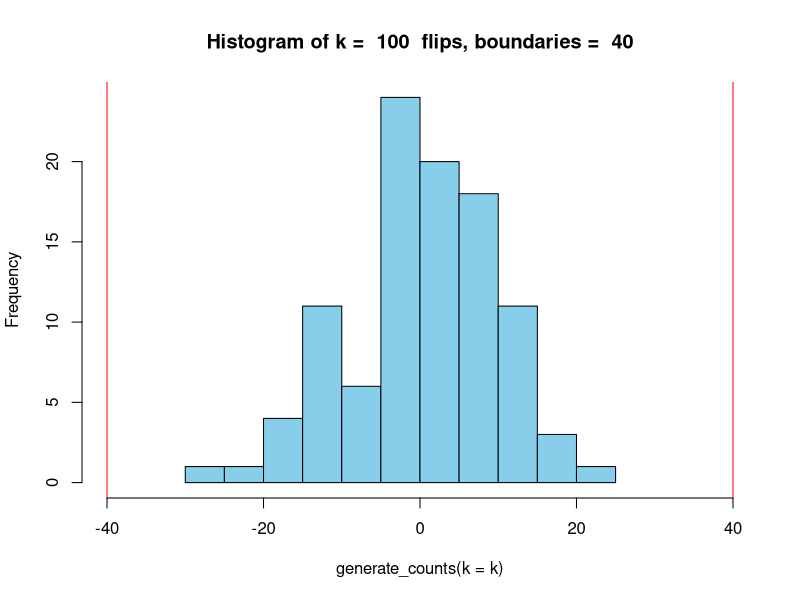
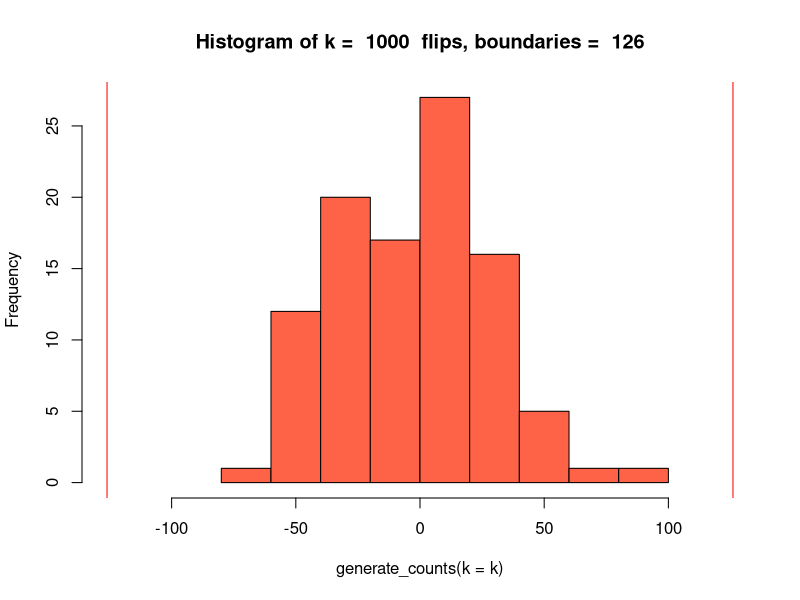
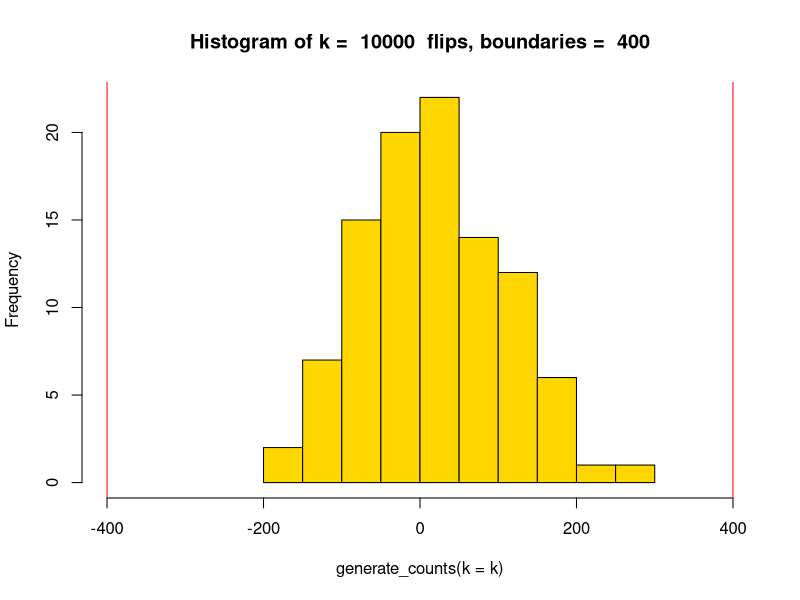
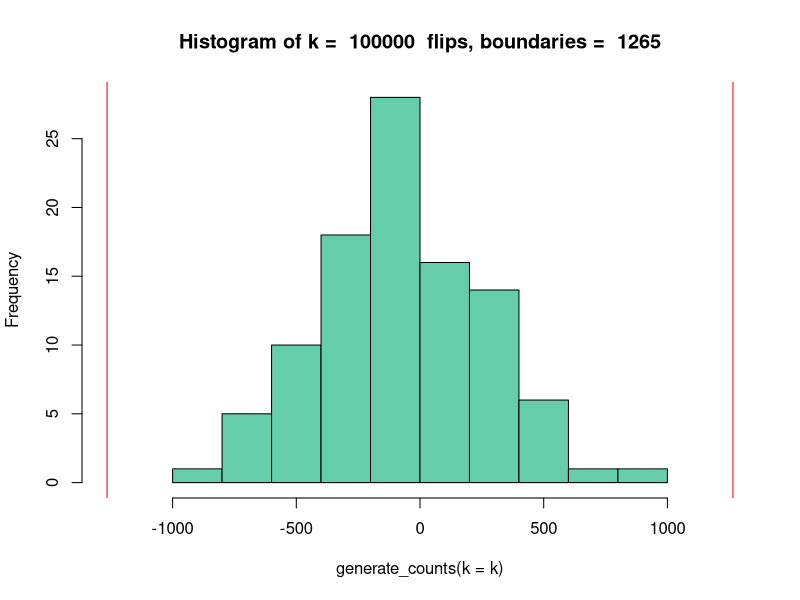
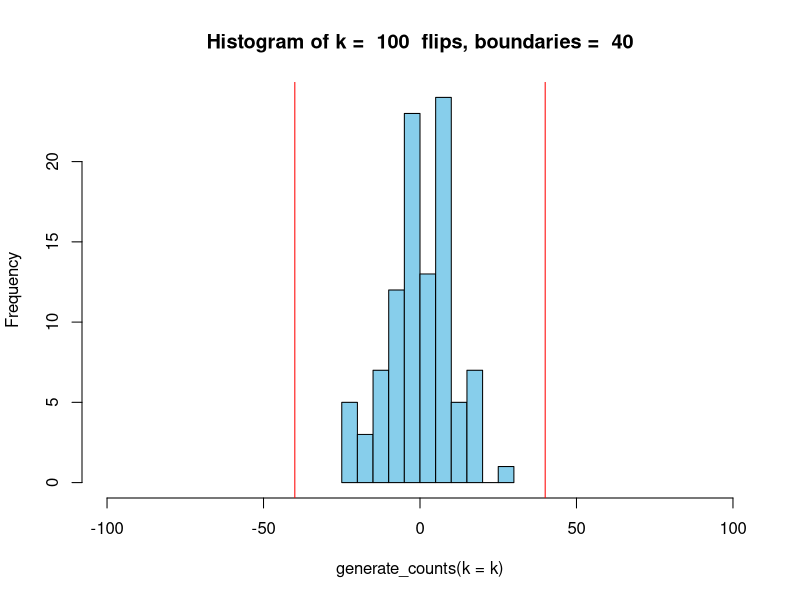
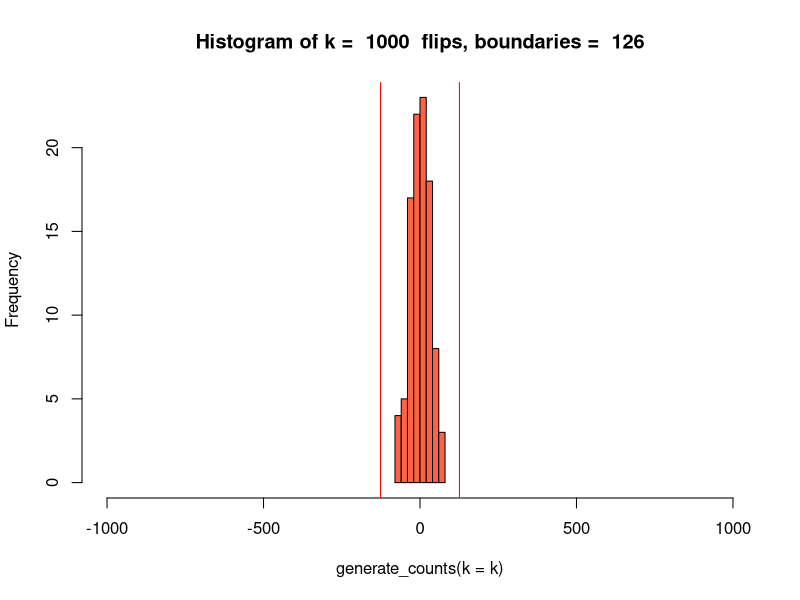
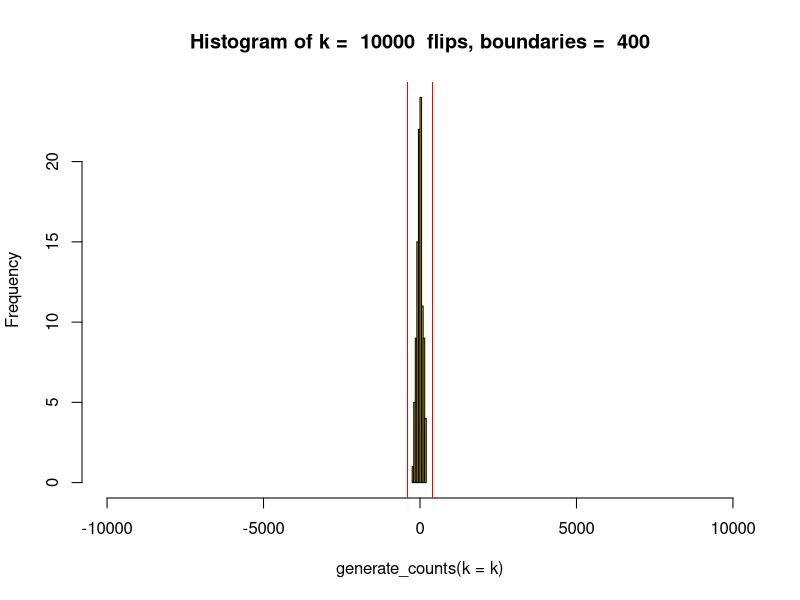
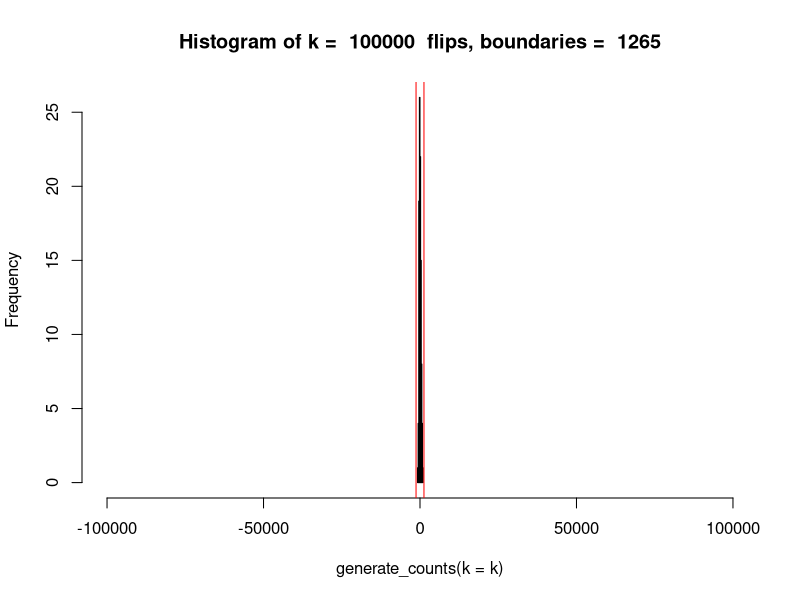

The R source for these figures, in order:
## ---- chunk 1
options(scipen=999)
## ---- chunk 2
generate_counts <- function(k = 100, n=100) {
  X = matrix(2*(runif(k*n)>0.5)-1, k, n)
  S = colSums(X)
  return(S)
}
## ---- chunk 3
k = 100
lbound = round(-4*k^0.5)
ubound = round(4*k^0.5)
hist(generate_counts(k = k), xlim = range(lbound, ubound), col = "skyblue", main = paste("Histogram of k = " , k, " flips, boundaries = ", ubound))
abline(v=lbound, col="red")
abline(v=ubound, col="red")

k = 1000
lbound = round(-4*k^0.5)
ubound = round(4*k^0.5)
hist(generate_counts(k = k), xlim = range(lbound, ubound), col = "tomato", main = paste("Histogram of k = " , k, " flips, boundaries = ", ubound))
abline(v=lbound, col="red")
abline(v=ubound, col="red")

k = 10000
lbound = round(-4*k^0.5)
ubound = round(4*k^0.5)
hist(generate_counts(k = k), xlim = range(lbound, ubound), col = "gold", main = paste("Histogram of k = " , k, " flips, boundaries = ", ubound))
abline(v=lbound, col="red")
abline(v=ubound, col="red")

k = 100000
lbound = round(-4*k^0.5)
ubound = round(4*k^0.5)
hist(generate_counts(k = k), xlim = range(lbound, ubound), col = "mediumaquamarine", main = paste("Histogram of k = " , k, " flips, boundaries = ", ubound))
abline(v=lbound, col="red")
abline(v=ubound, col="red")
## ---- chunk 4
generate_counts <- function(k = 1000, n=100) {
  X = matrix(2*(runif(k*n)>0.5)-1, k, n)
  S = colSums(X)
  return(S)
}

k = 100
lbound = round(-4*k^0.5)
ubound = round(4*k^0.5)
hist(generate_counts(k = k), xlim = range(-k, k), col = "skyblue", main = paste("Histogram of k = " , k, " flips, boundaries = ", ubound))
abline(v=lbound, col="red")
abline(v=ubound, col="red")

k = 1000
lbound = round(-4*k^0.5)
ubound = round(4*k^0.5)
hist(generate_counts(k = k), xlim = range(-k, k), col = "tomato", main = paste("Histogram of k = " , k, " flips, boundaries = ", ubound))
abline(v=lbound, col="red")
abline(v=ubound, col="red")

k = 10000
lbound = round(-4*k^0.5)
ubound = round(4*k^0.5)
hist(generate_counts(k = k), xlim = range(-k, k), col = "gold", main = paste("Histogram of k = " , k, " flips, boundaries = ", ubound))
abline(v=lbound, col="red")
abline(v=ubound, col="red")

k = 100000
lbound = round(-4*k^0.5)
ubound = round(4*k^0.5)
hist(generate_counts(k = k), xlim = range(-k, k), col = "mediumaquamarine", main = paste("Histogram of k = " , k, " flips, boundaries = ", ubound))
abline(v=lbound, col="red")
abline(v=ubound, col="red")
